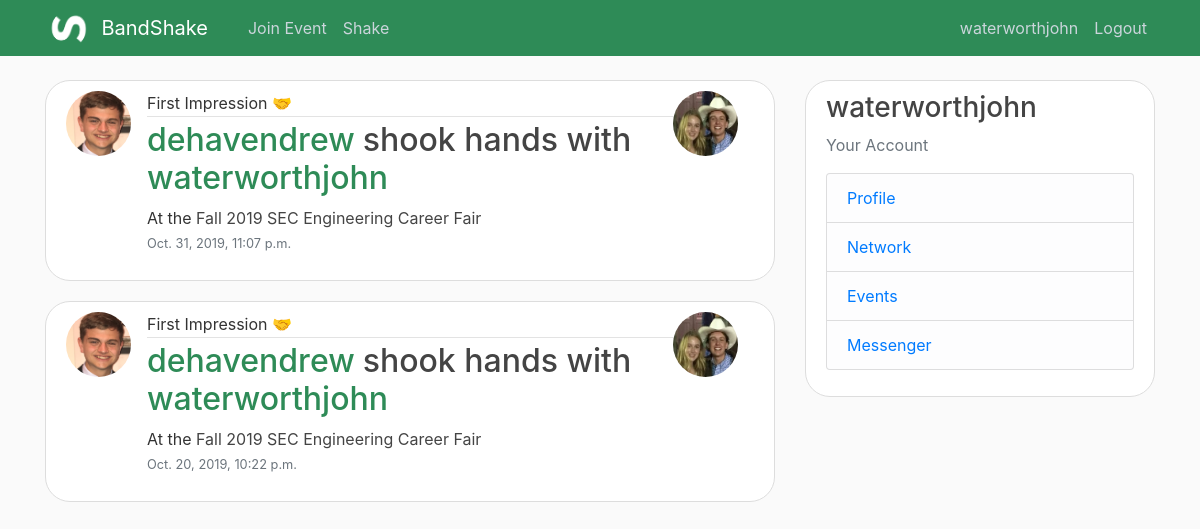
Screenshot of / (signed in) with the database file from the repository.
### shakes/models.py (models this page shows, shortened)
class meetup(models.Model):
   people = models.ManyToManyField(User)
   id = models.AutoField(primary_key=True)
   eventObj = models.ForeignKey(event, on_delete= models.CASCADE, default=0)
   date = models.DateTimeField(default=timezone.now)

class event(models.Model):
    name = models.CharField(max_length=100)
    startTime = models.DateField()
    endTime = models.DateField()
    location = models.CharField(max_length=100)
    type = models.CharField(max_length=50)

### users/models.py (models this page shows, shortened)
class profile(models.Model):
    user = models.OneToOneField(User, on_delete=models.CASCADE)
    email = models.CharField(max_length=50, null=True, blank=True)
    phone = models.CharField(max_length=15, null=True, blank=True)
    address = models.CharField(max_length=50, null=True, blank=True)
    job = models.CharField(max_length=50, null=True, blank=True)
    image = models.ImageField(default="profile_pics\default.jpg",upload_to="profile_pics")
    company = models.ForeignKey(company, on_delete=models.SET_NULL, null=True, blank=True)
    resume = models.OneToOneField(resume, on_delete=models.SET_NULL, null=True, blank=True)

### shakes/views.py (the view)
# urls.py: path('', ShakeListView.as_view(), name = "home-path"),
class ShakeListView(LoginRequiredMixin, ListView):
    model = meetup
    template_name = 'shakes/home.html'
    context_object_name = 'shakes'
    def get_context_data(self, **kwargs):
        user = self.request.user
        context = super().get_context_data(**kwargs)
        context['shakes'] = meetup.objects.filter(people=user).order_by('-date')
        return context

### shakes/templates/shakes/home.html (shortened to what this page needs)
{% extends "shakes/base.html" %}
{% block content %}
    {% if user.is_authenticated %}
        {% for shake in shakes %}
        <article class="media content-section" id="{{ shake.id }}">
            <img class="rounded-circle article-img" src="{{ shake.people.first.profile.image.url }}">
              <div class="media-body">
                <div class="article-metadata">
                  First Impression &#x1F91D
                </div>
                <h2>
                    <a class="mr-2" href={% url 'other-user' shake.people.first.username %}>{{ shake.people.first }}</a>shook hands with
                    <a class="mr-2" href={% url 'other-user' shake.people.last.username %}>{{ shake.people.last }}</a>
                </h2>
                <p class="article-content"> At the <a class="article-title" href={% url 'event-list' shake.eventObj.name %}>{{ shake.eventObj.name }}</a>
                    <small class="text-muted">{{ shake.date}}</small>
                </p>
              </div>
            <img class="rounded-circle article-img" src="{{ shake.people.last.profile.image.url }}">
        </article>
        {% endfor %}
    {% else %}
    <div class="content-section">Welcome!</div>
    {% endif %}
{% endblock content %}

### shakes/templates/shakes/base.html (shortened to what this page needs)
<!DOCTYPE html>
<html>
<head>
    <link rel="stylesheet"
          href="https://stackpath.bootstrapcdn.com/bootstrap/4.3.1/css/bootstrap.min.css"
>
    <link rel = "stylesheet"
         type = "text/css"
         href = "/static/shakes/homepage.css" />
</head>
<body>
    <header class="site-header">
      <nav class="navbar navbar-expand-md navbar-dark bg-steel fixed-top">
        <div class="container">
            <img src="/media/mainLogo.PNG" style="height: 40px" class="img-fluid. max-width: 100% mr-2">
          <a class="navbar-brand mr-2" href="/">BandShake</a>
          <div class="collapse navbar-collapse" id="navbarToggle">
            <div class="navbar-nav mr-auto">
              <a class="nav-item nav-link ml-4" href={% url 'home-connect' %}>Join Event</a>
              <a class="nav-item nav-link" href={% url 'post-ai' %}>Shake</a>
            </div>
            <div class="navbar-nav">
                {% if user.is_authenticated %}
                    <a class="nav-item nav-link" href={% url 'profile' %}>{{ user }}</a>
                    <a class="nav-item nav-link" href={% url 'logout' %}>Logout</a>
                {% else  %}
                    <a class="nav-item nav-link" href={% url 'login' %}>Login</a>
                    <a class="nav-item nav-link" href={% url 'register' %}>Register</a>
                {% endif %}
            </div>
          </div>
        </div>
      </nav>
    </header>
    <main role="main" class="container">
      <div class="row">
        <div class="col-md-8", id="feed">
            {% block content %}{% endblock %}
        </div>
        <div class="col-md-4">
          <div class="content-section">
              {% if user.is_authenticated %}
                <h3>{{ user }}</h3>
                <p class='text-muted'>Your Account
                  <ul class="list-group">
                      <li class="list-group-item list-group-item-light"><a href={% url 'profile' %}>Profile</a></li>
                    <li class="list-group-item list-group-item-light"><a href={% url 'network' %}>Network</a></li>
                    <li class="list-group-item list-group-item-light"><a href={% url 'events' %}>Events</a></li>
                    <li class="list-group-item list-group-item-light"><a href={% url 'messenger' %}>Messenger</a></li>
                  </ul>
              {% else %}
                <h3>Create an Account to Start Networking Today!</h3>
                  <a class="nav-item nav-link" href={% url 'login' %}>Login</a>
                  <a class="nav-item nav-link" href={% url 'register' %}>Register</a>
              {% endif %}
            </p>
          </div>
        </div>
      </div> </main>  <script src="https://stackpath.bootstrapcdn.com/bootstrap/4.3.1/js/bootstrap.min.js"></script>
</body>
</html>

### static/shakes/homepage.css (style rules this page uses)
body { background: #fafafa; color: #333333; margin-top: 5rem; }
h1, h2, h3, h4, h5, h6 { color: #444444; }
ul { margin: 0; }
.bg-steel { background-color: seagreen; }
.mr-2 { color: seagreen; }
.nav-item { color: seagreen; }
.site-header .navbar-nav .nav-link { color: #cbd5db; }
.content-section { background: #ffffff; padding: 10px 20px; border: 1px solid #dddddd; border-radius: 3px; margin-bottom: 20px; }
.article-title { color: #444444; }
.article-content { white-space: pre-line; }
.article-img { height: 65px; width: 65px; margin-right: 16px; }
.article-metadata { padding-bottom: 1px; margin-bottom: 4px; border-bottom: 1px solid #e3e3e3 }
.content-section { border-radius: 25px; }

### rows the page displays
meetup: people.first.profile.image (picture), people.first "dehavendrew", people.last "waterworthjohn", eventObj.name "Fall 2019 SEC Engineering Career Fair", date "Oct. 31, 2019, 11:07 p.m.", people.last.profile.image (picture)
meetup: people.first.profile.image (picture), people.first "dehavendrew", people.last "waterworthjohn", eventObj.name "Fall 2019 SEC Engineering Career Fair", date "Oct. 20, 2019, 10:22 p.m.", people.last.profile.image (picture)

### other values shown
{{ user }} "waterworthjohn"
